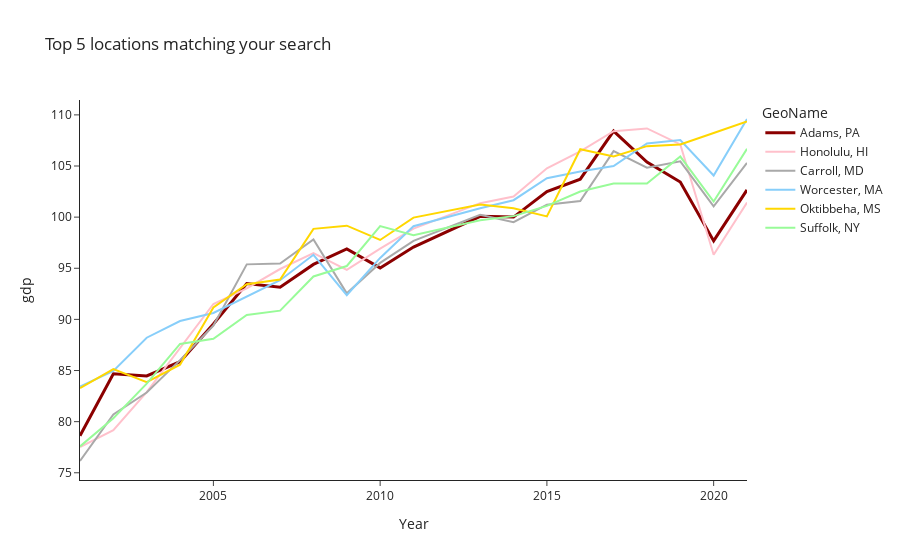

The notebook cell saved with this chart:
### Code cell
# you can plot the few most similar cities:
f.plot_kins()

### Figure 1 — Plotly figure (JSON) as saved in the notebook; plotly's stock layout.template omitted (floating-point values rounded to 4 significant figures)
{"data": [{"line": {"color": "darkred", "width": 3}, "mode": "lines", "name": "Adams, PA", "text": "Adams, PA", "textposition": "top right", "type": "scatter", "x": [2001, 2002, 2003, 2004, 2005, 2006, 2007, 2008, 2009, 2010, 2011, 2013, 2014, 2015, 2016, 2017, 2018, 2019, 2020, 2021], "y": [78.62, 84.69, 84.47, 85.86, 89.56, 93.51, 93.15, 95.38, 96.89, 95.04, 97.07, 100.1, 100.0, 102.5, 103.7, 108.4, 105.4, 103.4, 97.68, 102.7]}, {"line": {"color": "#FFC0CB"}, "mode": "lines", "name": "Honolulu, HI", "text": "Honolulu, HI", "textposition": "top right", "type": "scatter", "x": [2001, 2002, 2003, 2004, 2005, 2006, 2007, 2008, 2009, 2010, 2011, 2013, 2014, 2015, 2016, 2017, 2018, 2019, 2020, 2021], "y": [77.52, 79.16, 82.88, 87.19, 91.51, 93.04, 94.93, 96.47, 94.85, 96.92, 98.88, 101.4, 102.0, 104.8, 106.4, 108.4, 108.7, 107.1, 96.32, 101.4]}, {"line": {"color": "#A9A9A9"}, "mode": "lines", "name": "Carroll, MD", "text": "Carroll, MD", "textposition": "top right", "type": "scatter", "x": [2001, 2002, 2003, 2004, 2005, 2006, 2007, 2008, 2009, 2010, 2011, 2013, 2014, 2015, 2016, 2017, 2018, 2019, 2020, 2021], "y": [76.15, 80.7, 82.85, 86.01, 89.4, 95.38, 95.46, 97.82, 92.55, 95.52, 97.68, 100.2, 99.51, 101.2, 101.6, 106.5, 104.8, 105.5, 101.0, 105.3]}, {"line": {"color": "#87CEFA"}, "mode": "lines", "name": "Worcester, MA", "text": "Worcester, MA", "textposition": "top right", "type": "scatter", "x": [2001, 2002, 2003, 2004, 2005, 2006, 2007, 2008, 2009, 2010, 2011, 2013, 2014, 2015, 2016, 2017, 2018, 2019, 2020, 2021], "y": [83.43, 84.95, 88.21, 89.84, 90.62, 92.23, 93.83, 96.32, 92.37, 96.01, 99.12, 100.9, 101.7, 103.8, 104.5, 105.0, 107.2, 107.5, 104.1, 109.6]}, {"line": {"color": "#FFD700"}, "mode": "lines", "name": "Oktibbeha, MS", "text": "Oktibbeha, MS", "textposition": "top right", "type": "scatter", "x": [2001, 2002, 2003, 2004, 2005, 2006, 2007, 2008, 2009, 2010, 2011, 2013, 2014, 2015, 2016, 2017, 2018, 2019, 2020, 2021], "y": [83.28, 85.14, 83.86, 85.56, 91.16, 93.43, 93.9, 98.86, 99.16, 97.77, 99.95, 101.2, 100.9, 100.1, 106.6, 105.9, 106.9, 107.1, 108.2, 109.4]}, {"line": {"color": "#98FB98"}, "mode": "lines", "name": "Suffolk, NY", "text": "Suffolk, NY", "textposition": "top right", "type": "scatter", "x": [2001, 2002, 2003, 2004, 2005, 2006, 2007, 2008, 2009, 2010, 2011, 2013, 2014, 2015, 2016, 2017, 2018, 2019, 2020, 2021], "y": [77.58, 80.34, 83.71, 87.6, 88.11, 90.44, 90.86, 94.2, 95.22, 99.13, 98.24, 99.7, 100.1, 101.1, 102.5, 103.3, 103.3, 105.9, 101.5, 106.7]}], "layout": {"legend": {"title": {"text": "GeoName"}}, "title": {"text": "Top 5 locations matching your search"}, "xaxis": {"title": {"text": "Year"}}, "yaxis": {"title": {"text": "gdp"}}}}
